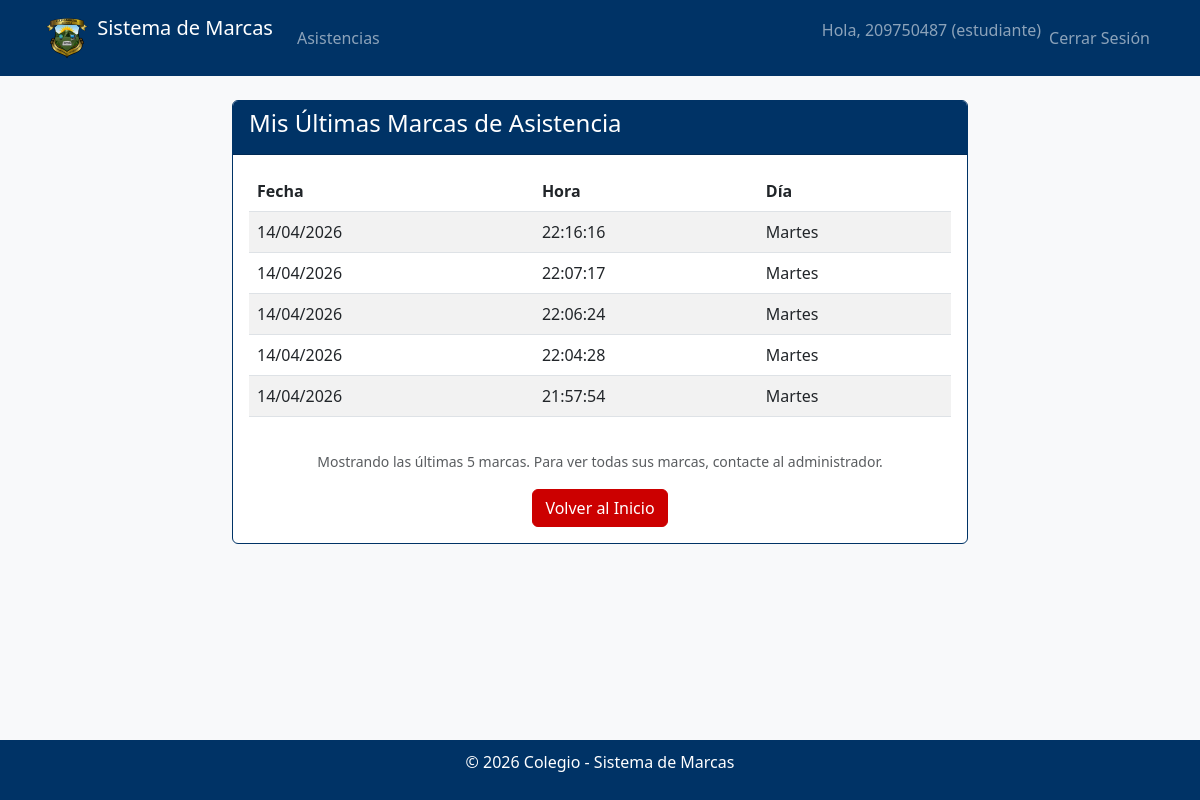
The app's page /attendance/list/ (signed in) with its own data.
### users/models.py (models this page shows, shortened)
class Profile(models.Model):
    user = models.OneToOneField(User, on_delete=models.CASCADE)
    role = models.ForeignKey(Role, on_delete=models.CASCADE)

class Role(models.Model):
    name = models.CharField(max_length=20, unique=True)

### attendance/models.py (models this page shows, shortened)
class Marca(models.Model):
    identificacion = models.CharField(max_length=20, help_text="Identificación de la persona (Docente, Administrativo o Estudiante)")
    fecha_hora = models.DateTimeField(auto_now_add=True, help_text="Fecha y hora exacta de la marca")
    tipo_persona = models.CharField(
        max_length=10,
        choices=[('personal', 'Personal'), ('estudiante', 'Estudiante')],
        blank=True,
        help_text="Tipo de persona (se determina automáticamente al registrar)"
    )
    class Meta:
        verbose_name = "Marca"
        verbose_name_plural = "Marcas"
        ordering = ['-fecha_hora']

### attendance/views.py (the view)
# urls.py: path('list/', views.attendance_list, name='attendance_list'),
@login_required
def attendance_list(request):
    if request.user.profile.role.name != 'admin':
        identificacion = getattr(request.user, 'personal', None)
        if identificacion:
            identificacion = identificacion.identificacion
        else:
            identificacion = getattr(request.user, 'estudiante', None)
            if identificacion:
                identificacion = identificacion.identificacion
        if identificacion:
            marcas = Marca.objects.filter(identificacion=identificacion).order_by('-fecha_hora')[:10]  # Últimas 10
            return render(request, 'attendance/user_marks.html', {'marcas': marcas})
        else:
            messages.error(request, "No se encontró su información de identificación.")
            return redirect('home')
    return render(request, 'attendance/select_type.html')

### attendance/templates/attendance/user_marks.html (shortened to what this page needs)
{% extends 'base.html' %}
{% block content %}
<div class="row">
    <div class="col-md-8 offset-md-2">
        <div class="card">
            <div class="card-header">
                <h4> Mis Últimas Marcas de Asistencia</h4>
            </div>
            <div class="card-body">
                {% if marcas %}
                    <div class="table-responsive">
                        <table class="table table-striped">
                            <thead>
                                <tr>
                                    <th> Fecha</th>
                                    <th> Hora</th>
                                    <th> Día</th>
                                </tr>
                            </thead>
                            <tbody>
                                {% for marca in marcas %}
                                <tr>
                                    <td>{{ marca.fecha_hora|date:"d/m/Y" }}</td>
                                    <td>{{ marca.fecha_hora|date:"H:i:s" }}</td>
                                    <td>
                                        {% with dia_semana=marca.fecha_hora|date:"w" %}
                                            {% if dia_semana == "1" %}Lunes{% elif dia_semana == "2" %}Martes{% elif dia_semana == "3" %}Miércoles{% elif dia_semana == "4" %}Jueves{% elif dia_semana == "5" %}Viernes{% elif dia_semana == "6" %}Sábado{% elif dia_semana == "0" %}Domingo{% endif %}
                                        {% endwith %}
                                    </td>
                                </tr>
                                {% endfor %}
                            </tbody>
                        </table>
                    </div>
                    <div class="mt-3 text-center">
                        <small class="text-muted">
                            Mostrando las últimas {{ marcas|length }} marcas.
                            Para ver todas sus marcas, contacte al administrador.
                        </small>
                    </div>
                {% else %}
                    <div class="alert alert-info text-center">
                        <i class="fas fa-info-circle"></i>
                        No tiene marcas de asistencia registradas aún.
                    </div>
                {% endif %}
                <div class="text-center mt-3">
                    <a href="{% url 'home' %}" class="btn btn-primary">
                         Volver al Inicio
                    </a>
                </div>
            </div>
        </div>
    </div>
</div>
{% endblock %}

### templates/base.html (shortened to what this page needs)
<!DOCTYPE html>
<html lang="es">
<head>
    <link href="https://cdn.jsdelivr.net/npm/bootstrap@5.3.0/dist/css/bootstrap.min.css" rel="stylesheet">
</head>
<body>
    <nav class="navbar navbar-expand-lg navbar-dark">
        <div class="container">
            <a class="navbar-brand" href="#">
                <img src="/static/EscudoColegio.png" alt="Escudo Colegio" width="50" height="50" class="d-inline-block align-top">
                Sistema de Marcas
            </a>
            <div class="collapse navbar-collapse" id="navbarNav">
                <ul class="navbar-nav me-auto">
                    {% if user.is_authenticated %}
                        <li class="nav-item">
                            <a class="nav-link" href="{% url 'attendance_list' %}">Asistencias</a>
                        </li>
                    {% endif %}
                </ul>
                <ul class="navbar-nav">
                    {% if user.is_authenticated %}
                        <li class="nav-item">
                            <span class="navbar-text">Hola, {{ user.username }} ({{ user.profile.role.name }})</span>
                        </li>
                        <li class="nav-item">
                            <form method="post" action="{% url 'logout' %}" class="d-inline">
                                <button type="submit" class="btn btn-link nav-link">Cerrar Sesión</button>
                            </form>
                        </li>
                    {% else %}
                        <li class="nav-item">
                            <a class="nav-link" href="{% url 'login' %}">Iniciar Sesión</a>
                        </li>
                    {% endif %}
                </ul>
            </div>
        </div>
    </nav>
    <div class="container mt-4">
        {% block content %}{% endblock %}
    </div>
    <div class="footer">
        <p>&copy; 2026 Colegio - Sistema de Marcas</p>
    </div>
</body>
</html>

### templates/base.html (style rules this page uses)
body { background-color: #f8f9fa; }
.navbar { background-color: #003366 !important; }
.btn-primary { background-color: #CC0000 !important; border-color: #CC0000 !important; }
.card { border: 1px solid #003366; }
.card-header { background-color: #003366; color: white; }
.footer { background-color: #003366; color: white; text-align: center; padding: 10px; position: fixed; bottom: 0; width: 100%; }

### records on screen
Marca: fecha_hora "14/04/2026", fecha_hora "22:16:16"
Marca: fecha_hora "14/04/2026", fecha_hora "22:07:17"
Marca: fecha_hora "14/04/2026", fecha_hora "22:06:24"
Marca: fecha_hora "14/04/2026", fecha_hora "22:04:28"
Marca: fecha_hora "14/04/2026", fecha_hora "21:57:54"

### other values on screen
{{ user.username }} "209750487"
{{ user.profile.role.name }} "estudiante"
{{ marcas|length }} "5"
